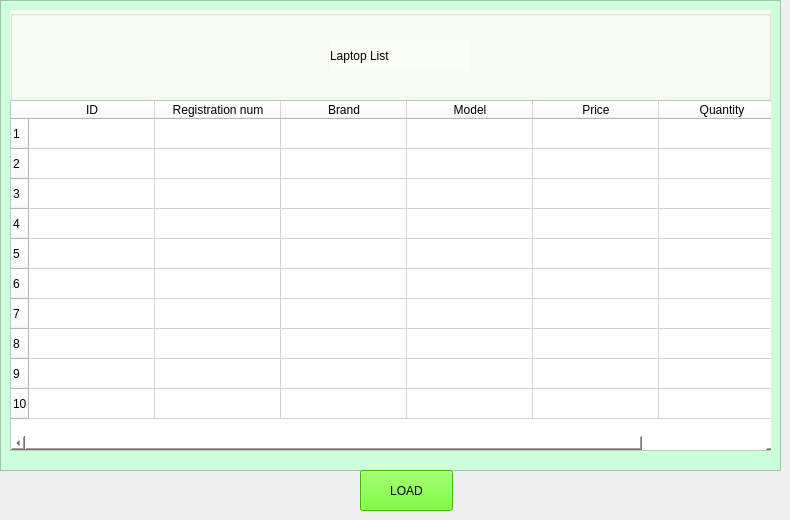
    <widget class="QWidget" name="tab_8">
     <attribute name="title">
      <string>laptop_list</string>
     </attribute>
     <widget class="QListView" name="listView">
      <property name="geometry">
       <rect>
        <x>0</x>
        <y>0</y>
        <width>781</width>
        <height>471</height>
       </rect>
      </property>
      <property name="styleSheet">
       <string notr="true">background-color: rgb(248, 255, 212);
background-color: rgb(205, 255, 217);</string>
      </property>
     </widget>
     <widget class="QGroupBox" name="groupBox">
      <property name="geometry">
       <rect>
        <x>10</x>
        <y>10</y>
        <width>761</width>
        <height>91</height>
       </rect>
      </property>
      <property name="styleSheet">
       <string notr="true">background-color:rgb(249, 255, 243)</string>
      </property>
      <property name="title">
       <string/>
      </property>
      <widget class="QLabel" name="label_7">
       <property name="geometry">
        <rect>
         <x>320</x>
         <y>30</y>
         <width>141</width>
         <height>31</height>
        </rect>
       </property>
       <property name="styleSheet">
        <string notr="true">font: 16pt &quot;Arial&quot;;</string>
       </property>
       <property name="text">
        <string>Laptop List</string>
       </property>
      </widget>
     </widget>
     <widget class="QGroupBox" name="groupBox_2">
      <property name="geometry">
       <rect>
        <x>10</x>
        <y>100</y>
        <width>761</width>
        <height>351</height>
       </rect>
      </property>
      <property name="styleSheet">
       <string notr="true">background-color: rgb(255, 255, 255);</string>
      </property>
      <property name="title">
       <string/>
      </property>
      <widget class="QTableWidget" name="result_table">
       <property name="geometry">
        <rect>
         <x>0</x>
         <y>0</y>
         <width>771</width>
         <height>351</height>
        </rect>
       </property>
       <property name="horizontalScrollBarPolicy">
        <enum>Qt::ScrollBarAsNeeded</enum>
       </property>
       <property name="rowCount">
        <number>10</number>
       </property>
       <attribute name="horizontalHeaderDefaultSectionSize">
        <number>126</number>
       </attribute>
       <row/>
       <row/>
       <row/>
       <row/>
       <row/>
       <row/>
       <row/>
       <row/>
       <row/>
       <row/>
       <column>
        <property name="text">
         <string>ID</string>
        </property>
       </column>
       <column>
        <property name="text">
         <string>Registration num</string>
        </property>
       </column>
       <column>
        <property name="text">
         <string>Brand</string>
        </property>
       </column>
       <column>
        <property name="text">
         <string>Model</string>
        </property>
       </column>
       <column>
        <property name="text">
         <string>Price</string>
        </property>
       </column>
       <column>
        <property name="text">
         <string>Quantity</string>
        </property>
       </column>
      </widget>
     </widget>
     <widget class="QPushButton" name="b71">
      <property name="geometry">
       <rect>
        <x>360</x>
        <y>470</y>
        <width>93</width>
        <height>41</height>
       </rect>
      </property>
      <property name="styleSheet">
       <string notr="true">
background-color: rgb(85, 255, 0);</string>
      </property>
      <property name="text">
       <string>LOAD</string>
      </property>
     </widget>
    </widget>
